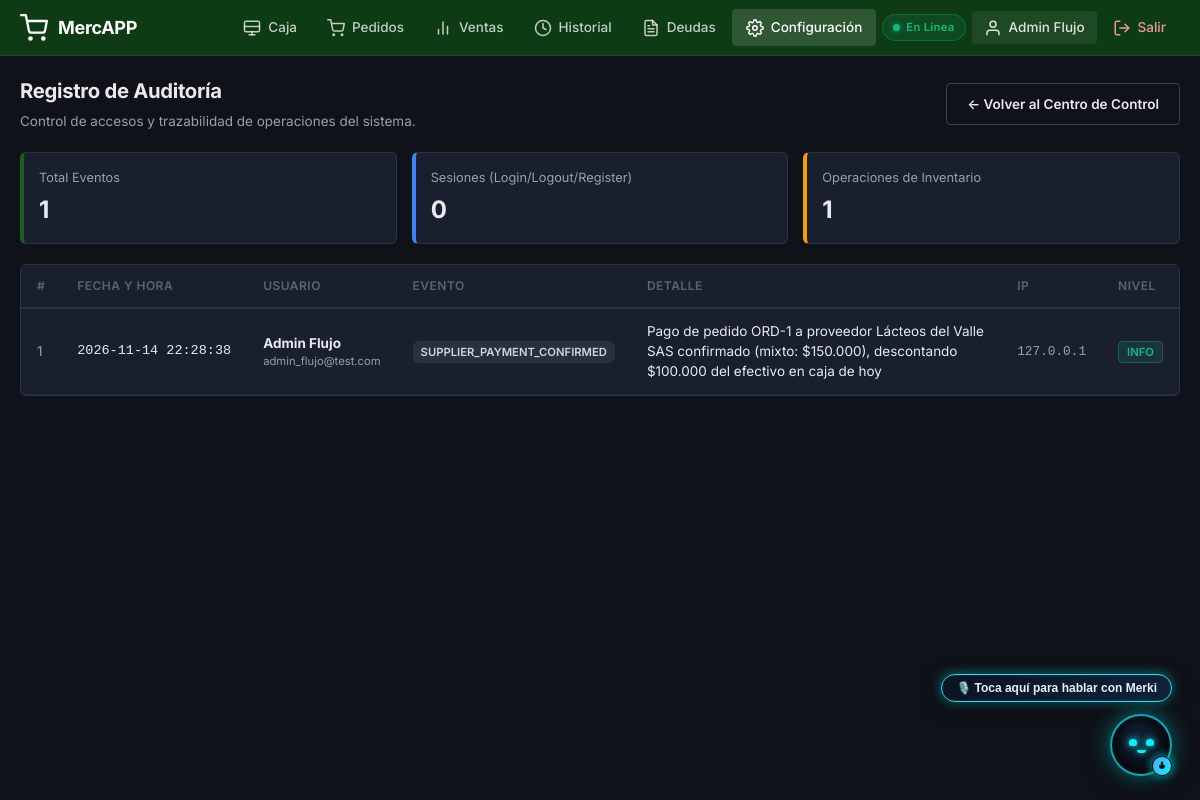
The page /audit (signed in) on the database its author committed.
### models/user.py (models this page shows, shortened)
class User(UserMixin, db.Model):
    __tablename__ = 'usuario'
    id = db.Column(db.Integer, primary_key=True)
    store_id = db.Column(db.Integer, db.ForeignKey('tienda.id'), nullable=False)
    name = db.Column(db.String(100), nullable=False)
    username = db.Column(db.String(50), nullable=True)
    email = db.Column(db.String(120), unique=True, nullable=False)
    password_hash = db.Column(db.String(255), nullable=False)
    is_admin = db.Column(db.Boolean, default=True)
    is_active_cashier = db.Column(db.Boolean, default=True)
    status = db.Column(db.String(20), default='ACTIVO')
    failed_attempts = db.Column(db.Integer, default=0)
    locked_until = db.Column(db.DateTime, nullable=True)
    last_login = db.Column(db.DateTime, nullable=True)
    created_at = db.Column(db.DateTime, default=datetime.now)

class AuditLog(db.Model):
    __tablename__ = 'auditoria'
    id = db.Column(db.Integer, primary_key=True)
    user_id = db.Column(db.Integer, db.ForeignKey('usuario.id'), nullable=True)
    action = db.Column(db.String(50), nullable=False)
    description = db.Column(db.Text, nullable=False)
    ip_address = db.Column(db.String(45), default='127.0.0.1')
    severity = db.Column(db.String(20), default='INFO')
    created_at = db.Column(db.DateTime, default=datetime.now)
    user = db.relationship('User', backref='audit_logs', lazy=True)

### app.py (the view)
@app.route('/audit')
@login_required
def audit():
    if not isinstance(current_user, User) or not current_user.is_admin:
        flash('Acceso restringido a administradores.', 'error')
        return redirect(url_for('products'))
    logs = AuditLog.query.order_by(AuditLog.created_at.desc()).limit(200).all()
    session_actions = ['LOGIN', 'LOGOUT', 'REGISTER', 'LOGIN_FAILED', 'LOGIN_BLOCKED', 'ACCOUNT_LOCKED']
    session_count = sum(1 for l in logs if l.action in session_actions)
    inventory_count = sum(1 for l in logs if l.action not in session_actions)
    return render_template('auditoria.html', logs=logs, session_count=session_count, inventory_count=inventory_count)

### templates/auditoria.html (shortened to what this page needs)
{% extends "base.html" %}
{% block content %}
<div class="page-container">
    <div class="page-header" style="display: flex; justify-content: space-between; align-items: center; margin-bottom: 20px;">
        <div>
            <h1 class="page-title">
                Registro de Auditoría
            </h1>
            <p style="color: var(--text-secondary); margin-top: 5px; font-size: 0.9rem;">
                Control de accesos y trazabilidad de operaciones del sistema.
            </p>
        </div>
        <div>
            <a href="{{ url_for('settings') }}" class="btn btn-outline">← Volver al Centro de Control</a>
        </div>
    </div>
    <div style="display: grid; grid-template-columns: repeat(auto-fit, minmax(200px, 1fr)); gap: 15px; margin-bottom: 20px;">
        <div class="card" style="padding: 15px; border-left: 4px solid var(--primary, #10b981);">
            <div style="font-size: 0.85rem; color: var(--text-secondary);">Total Eventos</div>
            <div style="font-size: 1.6rem; font-weight: bold; margin-top: 5px;">{{ logs|length }}</div>
        </div>
        <div class="card" style="padding: 15px; border-left: 4px solid #3b82f6;">
            <div style="font-size: 0.85rem; color: var(--text-secondary);">Sesiones (Login/Logout/Register)</div>
            <div style="font-size: 1.6rem; font-weight: bold; margin-top: 5px;">{{ session_count }}</div>
        </div>
        <div class="card" style="padding: 15px; border-left: 4px solid #f59e0b;">
            <div style="font-size: 0.85rem; color: var(--text-secondary);">Operaciones de Inventario</div>
            <div style="font-size: 1.6rem; font-weight: bold; margin-top: 5px;">{{ inventory_count }}</div>
        </div>
    </div>
    <div class="card" style="padding: 0; overflow: hidden;">
        <div style="overflow-x: auto;">
            <table style="width: 100%; border-collapse: collapse; text-align: left; font-size: 0.9rem;">
                <thead>
                    <tr style="background: var(--bg-card, #1f2937); border-bottom: 2px solid var(--border, #374151); color: var(--text-secondary, #9ca3af);">
                        <th class="hide-mobile" style="padding: 12px 16px;">#</th>
                        <th style="padding: 12px 16px;">Fecha y Hora</th>
                        <th style="padding: 12px 16px;">Usuario</th>
                        <th style="padding: 12px 16px;">Evento</th>
                        <th style="padding: 12px 16px;">Detalle</th>
                        <th class="hide-mobile" style="padding: 12px 16px;">IP</th>
                        <th style="padding: 12px 16px;">Nivel</th>
                    </tr>
                </thead>
                <tbody>
                    {% for log in logs %}
                    <tr style="border-bottom: 1px solid var(--border, #374151);">
                        <td class="hide-mobile" style="padding: 12px 16px; color: var(--text-secondary);">{{ log.id }}</td>
                        <td style="padding: 12px 16px; white-space: nowrap; font-family: monospace;">
                            {{ log.created_at.strftime('%Y-%m-%d %H:%M:%S') }}
                        </td>
                        <td style="padding: 12px 16px;">
                            <strong>{{ log.user.name if log.user else 'Anónimo' }}</strong>
                            {% if log.user and log.user.email %}
                            <div style="font-size: 0.75rem; color: var(--text-secondary);">{{ log.user.email }}</div>
                            {% endif %}
                        </td>
                        <td style="padding: 12px 16px;">
                            {% if log.action == 'LOGIN' %}
                            <span style="background: rgba(16,185,129,0.2); color: #10b981; padding: 4px 8px; border-radius: 6px; font-weight: 600; font-size: 0.75rem;">INICIO SESIÓN</span>
                            {% elif log.action == 'LOGOUT' %}
                            <span style="background: rgba(156,163,175,0.2); color: #9ca3af; padding: 4px 8px; border-radius: 6px; font-weight: 600; font-size: 0.75rem;">CIERRE SESIÓN</span>
                            {% elif log.action == 'REGISTER' %}
                            <span style="background: rgba(59,130,246,0.2); color: #3b82f6; padding: 4px 8px; border-radius: 6px; font-weight: 600; font-size: 0.75rem;">REGISTRO</span>
                            {% elif log.action == 'LOGIN_FAILED' %}
                            <span style="background: rgba(239,68,68,0.2); color: #ef4444; padding: 4px 8px; border-radius: 6px; font-weight: 600; font-size: 0.75rem;">LOGIN FALLIDO</span>
                            {% elif 'PRODUCT' in log.action %}
                            <span style="background: rgba(139,92,246,0.2); color: #8b5cf6; padding: 4px 8px; border-radius: 6px; font-weight: 600; font-size: 0.75rem;">{{ log.action }}</span>
                            {% elif 'CATEGORY' in log.action %}
                            <span style="background: rgba(245,158,11,0.2); color: #f59e0b; padding: 4px 8px; border-radius: 6px; font-weight: 600; font-size: 0.75rem;">{{ log.action }}</span>
                            {% else %}
                            <span style="background: rgba(107,114,128,0.2); color: #d1d5db; padding: 4px 8px; border-radius: 6px; font-weight: 600; font-size: 0.75rem;">{{ log.action }}</span>
                            {% endif %}
                        </td>
                        <td style="padding: 12px 16px;">{{ log.description }}</td>
                        <td class="hide-mobile" style="padding: 12px 16px; font-family: monospace; font-size: 0.85rem; color: var(--text-secondary);">{{ log.ip_address }}</td>
                        <td style="padding: 12px 16px;">
                            {% if log.severity == 'CRITICAL' %}
                            <span style="background: rgba(239, 68, 68, 0.15); color: #ef4444; border: 1px solid rgba(239, 68, 68, 0.3); padding: 3px 8px; border-radius: 4px; font-size: 0.75rem; font-weight: 600; text-transform: uppercase;">Crítico</span>
                            {% elif log.severity == 'WARNING' %}
                            <span style="background: rgba(245, 158, 11, 0.15); color: #f59e0b; border: 1px solid rgba(245, 158, 11, 0.3); padding: 3px 8px; border-radius: 4px; font-size: 0.75rem; font-weight: 600; text-transform: uppercase;">Aviso</span>
                            {% else %}
                            <span style="background: rgba(16, 185, 129, 0.15); color: #10b981; border: 1px solid rgba(16, 185, 129, 0.3); padding: 3px 8px; border-radius: 4px; font-size: 0.75rem; font-weight: 600; text-transform: uppercase;">Info</span>
                            {% endif %}
                        </td>
                    </tr>
                    {% else %}
                    <tr>
                        <td colspan="7" style="padding: 40px; text-align: center; color: var(--text-secondary);">
                            No hay registros de auditoría aún. Los eventos se registrarán automáticamente.
                        </td>
                    </tr>
                    {% endfor %}
                </tbody>
            </table>
        </div>
    </div>
</div>
{% endblock %}

### templates/base.html (shortened to what this page needs)
<!DOCTYPE html>
<html lang="es">
<head>
    <link rel="stylesheet" href="{{ url_for('static', filename='styles.css') }}">
    {% if current_user and current_user.is_authenticated and not (current_user.get_id() and (current_user.get_id().startswith('supplier_') or current_user.get_id().startswith('customer_'))) %}
    <link rel="stylesheet" href="{{ url_for('static', filename='css/merki.css') }}?v=4.0">
    {% endif %}
</head>
<body>
    {% if current_user.is_authenticated and not (current_user.get_id() and (current_user.get_id().startswith('supplier_') or current_user.get_id().startswith('customer_'))) %}
    <nav class="navbar">
        <a href="{{ url_for('pos') }}" class="navbar-brand">
            <svg class="brand-svg" width="28" height="28" viewBox="0 0 24 24" fill="none" stroke="currentColor" stroke-width="2" stroke-linecap="round" stroke-linejoin="round"><circle cx="9" cy="21" r="1"/><circle cx="20" cy="21" r="1"/><path d="M1 1h4l2.68 13.39a2 2 0 0 0 2 1.61h9.72a2 2 0 0 0 2-1.61L23 6H6"/></svg>
            <span>MercAPP</span>
        </a>
        <ul class="navbar-nav" id="navbarNav">
            <li>
                <a href="{{ url_for('pos') }}" class="nav-link {% if request.endpoint == 'pos' %}active{% endif %}">
                    <svg class="nav-svg" viewBox="0 0 24 24" fill="none" stroke="currentColor" stroke-width="2" stroke-linecap="round" stroke-linejoin="round"><rect x="2" y="3" width="20" height="14" rx="2"/><path d="M2 10h20"/><path d="M12 17v4"/><path d="M8 21h8"/></svg>
                    <span class="nav-text">Caja</span>
                </a>
            </li>
            <li>
                <a href="{{ url_for('orders') }}"
                    class="nav-link {% if request.endpoint in ['orders', 'order_detail'] %}active{% endif %}">
                    <svg class="nav-svg" viewBox="0 0 24 24" fill="none" stroke="currentColor" stroke-width="2" stroke-linecap="round" stroke-linejoin="round"><circle cx="9" cy="21" r="1"/><circle cx="20" cy="21" r="1"/><path d="M1 1h4l2.68 13.39a2 2 0 0 0 2 1.61h9.72a2 2 0 0 0 2-1.61L23 6H6"/></svg>
                    <span class="nav-text">Pedidos</span>
                </a>
            </li>
            {% if cashier_mode %}
            <li>
                <a href="{{ url_for('settings_hardware') }}"
                    class="nav-link {% if request.endpoint == 'settings_hardware' %}active{% endif %}">
                    <svg class="nav-svg" viewBox="0 0 24 24" fill="none" stroke="currentColor" stroke-width="2" stroke-linecap="round" stroke-linejoin="round"><path d="M12 19V5"/><path d="M5 12l7-7 7 7"/></svg>
                    <span class="nav-text">Hardware</span>
                </a>
            </li>
            {% else %}
            <li>
                <a href="{{ url_for('sales_history') }}"
                    class="nav-link {% if request.endpoint in ['sales_history', 'sale_detail'] %}active{% endif %}">
                    <svg class="nav-svg" viewBox="0 0 24 24" fill="none" stroke="currentColor" stroke-width="2" stroke-linecap="round" stroke-linejoin="round"><line x1="18" y1="20" x2="18" y2="10"/><line x1="12" y1="20" x2="12" y2="4"/><line x1="6" y1="20" x2="6" y2="14"/></svg>
                    <span class="nav-text">Ventas</span>
                </a>
            </li>
            <li>
                <a href="{{ url_for('session_history') }}"
                    class="nav-link {% if request.endpoint in ['session_history', 'session_detail'] %}active{% endif %}">
                    <svg class="nav-svg" viewBox="0 0 24 24" fill="none" stroke="currentColor" stroke-width="2" stroke-linecap="round" stroke-linejoin="round"><circle cx="12" cy="12" r="10"/><polyline points="12 6 12 12 16 14"/></svg>
                    <span class="nav-text">Historial</span>
                </a>
            </li>
            <li>
                <a href="{{ url_for('debts') }}"
                    class="nav-link {% if request.endpoint in ['debts', 'debt_client_pos', 'debt_new_client'] %}active{% endif %}">
                    <span class="nav-text">Deudas</span>
                </a>
            </li>
            {% if current_user.is_admin %}
            <li>
                <a href="{{ url_for('settings') }}"
                    class="nav-link {% if request.endpoint in ['settings', 'dashboard', 'settings_store', 'categories', 'category_add', 'category_edit', 'products', 'product_add', 'product_edit', 'settings_hardware', 'audit', 'cashiers', 'cashier_sales'] %}active{% endif %}">
                    <span class="nav-text">Configuración</span>
                </a>
            </li>
            {% endif %}
            {% endif %}
            <li class="network-status-item">
                <div id="networkStatusBadge" class="network-status-badge online" title="Base local activa. Conexión a internet disponible.">
                    <span class="status-indicator-dot"></span>
                    <span class="status-indicator-text" id="networkStatusText">En Línea</span>
                </div>
            </li>
            <li>
                <span class="nav-user" title="{{ active_cashier_name if cashier_mode else current_user.name }}">
                    <svg class="nav-svg" viewBox="0 0 24 24" fill="none" stroke="currentColor" stroke-width="2" stroke-linecap="round" stroke-linejoin="round"><path d="M20 21v-2a4 4 0 0 0-4-4H8a4 4 0 0 0-4 4v2"/><circle cx="12" cy="7" r="4"/></svg>
                    <span class="nav-text">{{ active_cashier_name if cashier_mode else current_user.name }}</span>
                </span>
            </li>
            {% if cashier_mode %}
            <li>
                <a href="#" onclick="deactivateCashierMode(); return false;" class="nav-link logout-btn">
                    <svg class="nav-svg" viewBox="0 0 24 24" fill="none" stroke="currentColor" stroke-width="2" stroke-linecap="round" stroke-linejoin="round"><rect x="3" y="11" width="18" height="11" rx="2" ry="2"/><path d="M7 11V7a5 5 0 0 1 10 0v4"/></svg>
                    <span class="nav-text">Desactivar</span>
                </a>
            </li>
            {% else %}
            <li>
                <a href="{{ url_for('logout') }}" onclick="confirmAppLogout(event, '{{ url_for('logout') }}')" class="nav-link logout-btn">
                    <svg class="nav-svg" viewBox="0 0 24 24" fill="none" stroke="currentColor" stroke-width="2" stroke-linecap="round" stroke-linejoin="round"><path d="M9 21H5a2 2 0 0 1-2-2V5a2 2 0 0 1 2-2h4"/><polyline points="16 17 21 12 16 7"/><line x1="21" y1="12" x2="9" y2="12"/></svg>
                    <span class="nav-text">Salir</span>
                </a>
            </li>
            {% endif %}
        </ul>
    </nav>
    {% endif %}
    {% block content %}{% endblock %}
</body>
</html>

### rows shown on the page
User: name "Admin Flujo"
AuditLog: id "1", created_at "2026-11-14 22:28:38", user "Admin Flujo", user.email "admin_flujo@test.com", action "SUPPLIER_PAYMENT_CONFIRMED", description "Pago de pedido ORD-1 a proveedor Lácteos del Valle SAS confirmado (mixto: $150.000), descontando $100.000 del efectivo en caja de hoy", ip_address "127.0.0.1", severity "INFO"

### other values the page prints
{{ logs|length }} "1"
{{ session_count }} "0"
{{ inventory_count }} "1"
